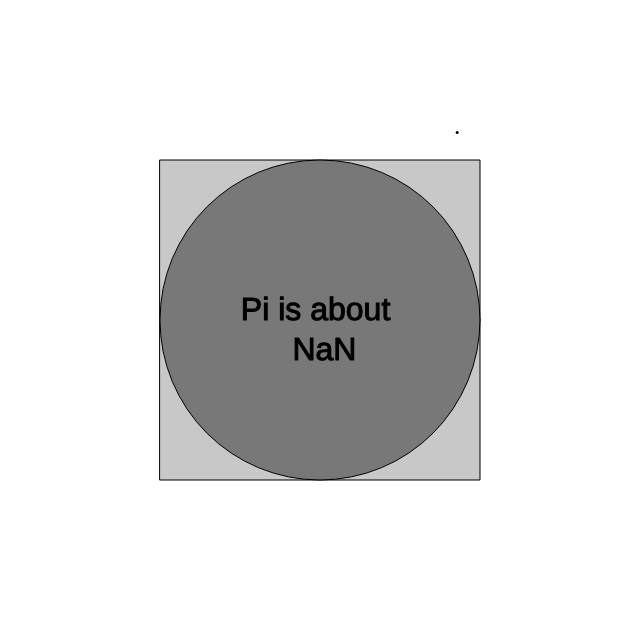
Frame 1 (no input)
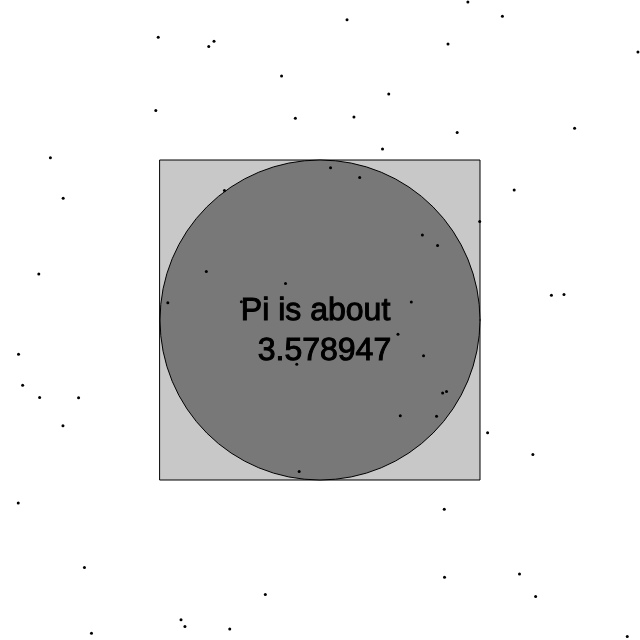
Frame 60 (no input)
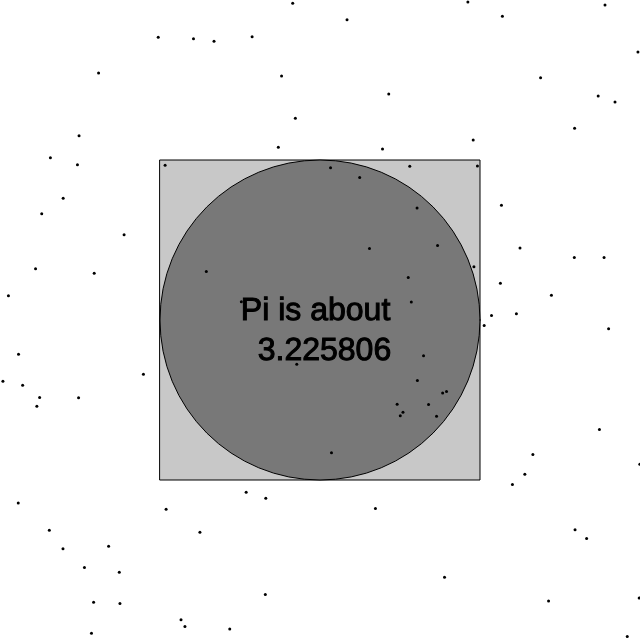
Frame 120 (the mouse pressed at the canvas centre since frame 60)

The p5.js sketch that drew these frames (run headless with seeded random() and noise() and a simulated clock; from frame 60 on, the mouse is pressed at the canvas centre):

// p5.js sketch
// ── sketch.js
// Approximate the value of Pi using a Monte Carlo method
// Michael Ruppe 2017

var d = 320; // Radius of circle and 1/2 the side length of the square
var cCount = 0.0; // number of particles fallen in circle
var sCount = 0.0; // number of particles fallen in square

var points = [];
var numPoints = 100; // Number of "raindrops" to show at a time
var last = 0;		 // Track which raindrop to splice

function setup() {
	createCanvas(640,640);
	rectMode(CENTER);
	textSize(32);
	frameRate(20);
}

function draw() {
	background(255);
	translate(width/2, height/2);

	showShapes();

	var dot = createVector(random(-width/2,width/2),random(-height/2,height/2));
	points.push(dot);

	// Check if raindrop is inside a shape and increment counter
	
	// Inside circle AND square?
	if (dot.mag() <= d/2) {
		cCount++; 
		sCount++;
		// console.log("Circle");

	// Inside square only		
	} else if (abs(dot.x) < d/2 && abs(dot.y) < d/2) { 
		sCount++;
		// console.log("Square");
	}

	if (points.length > numPoints){ // Remove raindrops for animation
		points.splice(points[last],1);
		last++;
		if (last >= numPoints) last = 0;
	}
	
	for (var i = 0; i < points.length; i++){ // Display all raindrops
		stroke(0); strokeWeight(3);
		point(points[i].x, points[i].y);
	}

	// Display Results
	var pi = 4.0*(float(cCount/sCount));
	var displayText = "Pi is about \n " + nf(pi, 1,6);
	stroke(0); fill(0); strokeWeight(1);
	textAlign(CENTER);
	text(displayText,0,0);


	
}


function showShapes(){ // Display the overlayed circle and square
	stroke(0); strokeWeight(1);
	fill(200);
	rect(0,0, d, d);
	fill(120);
	ellipse(0,0, d, d);
}
